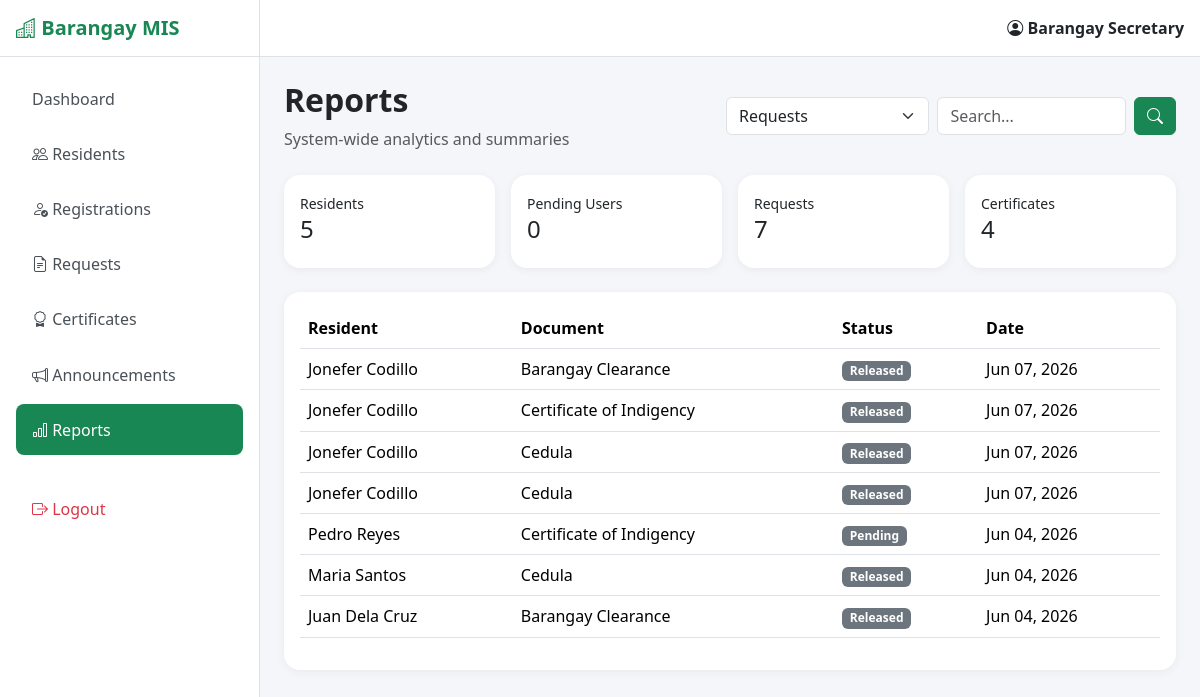
The app's page /secretary/reports/index.php (signed in) with its own data.
### tables this page shows
CREATE TABLE `document_requests` (
  `id` int(11) NOT NULL,
  `resident_id` int(11) NOT NULL,
  `document_type_id` int(11) NOT NULL,
  `purpose` text NOT NULL,
  `status` enum('Pending','Approved','Rejected','Released') NOT NULL DEFAULT 'Pending',
  `remarks` text DEFAULT NULL,
  `requested_at` datetime DEFAULT current_timestamp(),
  `approved_by` int(11) DEFAULT NULL,
  `approved_at` datetime DEFAULT NULL,
  `released_at` datetime DEFAULT NULL,
  `created_at` timestamp NOT NULL DEFAULT current_timestamp()
);

CREATE TABLE `document_types` (
  `id` int(11) NOT NULL,
  `document_name` varchar(100) NOT NULL,
  `description` text DEFAULT NULL,
  `created_at` timestamp NOT NULL DEFAULT current_timestamp()
);

### secretary/reports/index.php (the view, shortened to what this page needs)
<?php
require '../../config/database.php';
$type = $_GET['type'] ?? 'requests';
$search = trim($_GET['search'] ?? '');
$residents = mysqli_fetch_assoc(
    mysqli_query($conn, "SELECT COUNT(*) AS total FROM residents")
);
$pending_users = mysqli_fetch_assoc(
    mysqli_query($conn, "SELECT COUNT(*) AS total FROM users WHERE role='resident' AND status='pending'")
);
$total_requests = mysqli_fetch_assoc(
    mysqli_query($conn, "SELECT COUNT(*) AS total FROM document_requests")
);
$total_certificates = mysqli_fetch_assoc(
    mysqli_query($conn, "SELECT COUNT(*) AS total FROM certificates")
);
$data = [];
if ($type === 'requests') {
    $sql = "
        SELECT
            dr.id,
            CONCAT(r.first_name, ' ', r.last_name) AS resident_name,
            dt.document_name,
            dr.status,
            dr.requested_at
        FROM document_requests dr
        INNER JOIN residents r ON dr.resident_id = r.id
        INNER JOIN document_types dt ON dr.document_type_id = dt.id
        WHERE 1=1
    ";
    $sql .= " ORDER BY dr.id DESC";
    $data = mysqli_query($conn, $sql);
}
?>
<!DOCTYPE html>
<html lang="en">
<head>
    <link href="https://cdn.jsdelivr.net/npm/bootstrap@5.3.3/dist/css/bootstrap.min.css" rel="stylesheet">
    <link href="https://cdn.jsdelivr.net/npm/bootstrap-icons@1.11.3/font/bootstrap-icons.css" rel="stylesheet">
    <link rel="stylesheet" href="../../assets/css/styles.css">
</head>
<body>
    <?php include '../../includes/secretary_sidebar.php'; ?>
    <div class="main-wrapper">
        <?php include '../../includes/nav.php'; ?>
        <main class="p-4">
            <div class="d-flex justify-content-between align-items-center mb-4">
                <div>
                    <h2 class="fw-bold">Reports</h2>
                    <p class="text-muted mb-0">System-wide analytics and summaries</p>
                </div>
                <form method="GET" class="d-flex gap-2">
                    <select name="type" class="form-select">
                        <option value="requests" <?= $type === 'requests' ? 'selected' : '' ?>>
                            Requests
                        </option>
                    </select>
                    <input type="text" name="search" class="form-control" placeholder="Search..."
                        value="<?= htmlspecialchars($search) ?>">
                    <button class="btn btn-success">
                        <i class="bi bi-search"></i>
                    </button>
                </form>
            </div>
            <div class="row g-3 mb-4">
                <div class="col-md-3">
                    <div class="card dashboard-card">
                        <div class="card-body">
                            <small>Residents</small>
                            <h4>
                                <?= $residents['total'] ?>
                            </h4>
                        </div>
                    </div>
                </div>
                <div class="col-md-3">
                    <div class="card dashboard-card">
                        <div class="card-body">
                            <small>Pending Users</small>
                            <h4>
                                <?= $pending_users['total'] ?>
                            </h4>
                        </div>
                    </div>
                </div>
                <div class="col-md-3">
                    <div class="card dashboard-card">
                        <div class="card-body">
                            <small>Requests</small>
                            <h4>
                                <?= $total_requests['total'] ?>
                            </h4>
                        </div>
                    </div>
                </div>
                <div class="col-md-3">
                    <div class="card dashboard-card">
                        <div class="card-body">
                            <small>Certificates</small>
                            <h4>
                                <?= $total_certificates['total'] ?>
                            </h4>
                        </div>
                    </div>
                </div>
            </div>
            <div class="card dashboard-card">
                <div class="card-body table-responsive">
                    <table class="table table-hover align-middle">
                        <thead>
                            <?php if ($type === 'requests'): ?>
                                <tr>
                                    <th>Resident</th>
                                    <th>Document</th>
                                    <th>Status</th>
                                    <th>Date</th>
                                </tr>
                            <?php endif; ?>
                        </thead>
                        <tbody>
                            <?php if (mysqli_num_rows($data) > 0): ?>
                                <?php while ($row = mysqli_fetch_assoc($data)): ?>
                                    <tr>
                                        <?php if ($type === 'requests'): ?>
                                            <td>
                                                <?= htmlspecialchars($row['resident_name']) ?>
                                            </td>
                                            <td>
                                                <?= htmlspecialchars($row['document_name']) ?>
                                            </td>
                                            <td>
                                                <span class="badge bg-secondary">
                                                    <?= $row['status'] ?>
                                                </span>
                                            </td>
                                            <td>
                                                <?= date('M d, Y', strtotime($row['requested_at'])) ?>
                                            </td>
                                        <?php endif; ?>
                                    </tr>
                                <?php endwhile; ?>
                            <?php endif; ?>
                        </tbody>
                    </table>
                </div>
            </div>
        </main>
    </div>
</body>
</html>

### assets/css/styles.css (style rules this page uses)
:root { --sidebar-width: 260px; --brand-color: #198754; }
body { background: #f4f6f9; overflow-x: hidden; }
.main-wrapper { margin-left: var(--sidebar-width); width: calc(100% - var(--sidebar-width)); min-height: 100vh; transition: all 0.3s ease; }
.dashboard-card { border: none; border-radius: 16px; box-shadow: 0 2px 10px rgba(0, 0, 0, 0.05); }

### records on screen
document_requests: resident_name "Jonefer Codillo", document_type.document_name "Barangay Clearance", status "Released", requested_at "Jun 07, 2026"
document_requests: resident_name "Jonefer Codillo", document_type.document_name "Certificate of Indigency", status "Released", requested_at "Jun 07, 2026"
document_requests: resident_name "Jonefer Codillo", document_type.document_name "Cedula", status "Released", requested_at "Jun 07, 2026"
document_requests: resident_name "Jonefer Codillo", document_type.document_name "Cedula", status "Released", requested_at "Jun 07, 2026"
document_requests: resident_name "Pedro Reyes", document_type.document_name "Certificate of Indigency", status "Pending", requested_at "Jun 04, 2026"
document_requests: resident_name "Maria Santos", document_type.document_name "Cedula", status "Released", requested_at "Jun 04, 2026"
document_requests: resident_name "Juan Dela Cruz", document_type.document_name "Barangay Clearance", status "Released", requested_at "Jun 04, 2026"

### other values on screen
$_SESSION['full_name'] "Barangay Secretary"
$residents['total'] "5"
$pending_users['total'] "0"
$total_requests['total'] "7"
$total_certificates['total'] "4"
